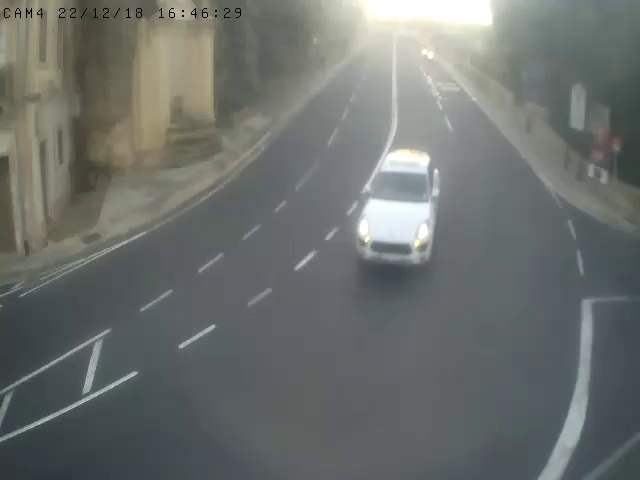
#> input picture dataset/cloudy2_0044.jpg, 640 x 480 px, given as the content of the folder dataset/cloudy2_0044.jpg, which was not available
$ python haar.py
#> lines starting #> are read from the running program, lines starting #| are printed output that depends on the picture; after the words box and inside, x2 and y2 are one past the last pixel; in counts of white or black regions, pixels touching at a corner belong together; pictures that were not available may be replaced by others from this repository, and a replacement may not be noted
import cv2
import numpy as np
import os

fps = 15
car_cascade = cv2.CascadeClassifier('Cascades/cas1.xml')

def cascasde(img):

    gray = cv2.cvtColor(img, cv2.COLOR_BGR2GRAY)
    cars = car_cascade.detectMultiScale(gray, 1.3, 5)

    for (x,y,w,h) in cars:
        cv2.rectangle(img,(x,y),(x+w,y+h),(255,0,0),2)
        roi_gray = gray[y:y+h, x:x+w]
        roi_color = img[y:y+h, x:x+w]

    return img

for name in os.listdir('dataset'):

    img_arr = []

    for frame in sorted(os.listdir(f'dataset/{name}')):

        files = f'{name}/{frame}'
        image = cv2.imread('dataset/' + files)
#> image is the input picture: shape (480, 640, 3); mean B, G, R 109.6, 112.3, 108

        frameH, frameW, _ = image.shape
#> frameH = 480; frameW = 640
        size = (frameW, frameH)
#> size = (640, 480)

        img_arr.append(cascasde(image))
#> in cascasde, `gray = cv2.cvtColor(img, cv2.COLOR_BGR2GRAY)`:
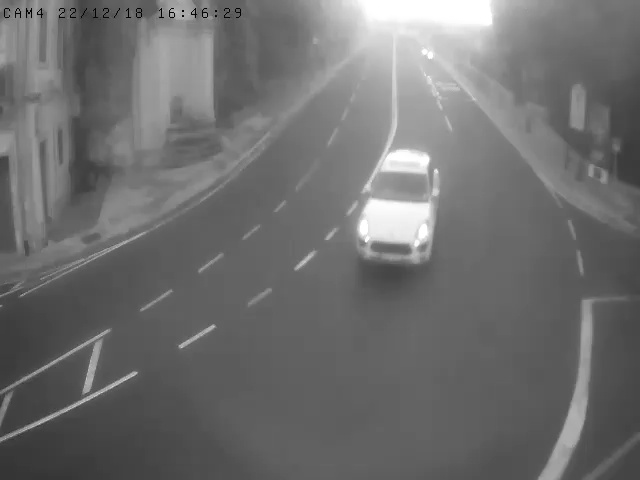
#> gray: shape (480, 640); min 1, max 255, mean 110.7
#> in cascasde, `cars = car_cascade.detectMultiScale(gray, 1.3, 5)`: cars = [[346, 198, 95, 95]]
#> the loop in cascasde, `for (x,y,w,h) in cars:` made 1 pass
#> pass 1, in cascasde, `roi_gray = gray[y:y+h, x:x+w]`:
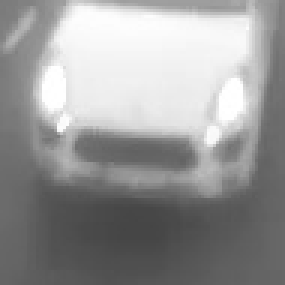
#> roi_gray: shape (95, 95) (shown 3 times larger); min 69, max 255, mean 151.9
#> pass 1, in cascasde, `roi_color = img[y:y+h, x:x+w]`:
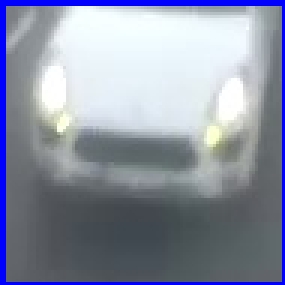
#> roi_color: shape (95, 95, 3) (shown 3 times larger); mean B, G, R 164.4, 145.6, 139.3
#> after the loop in cascasde, `for (x,y,w,h) in cars:`:
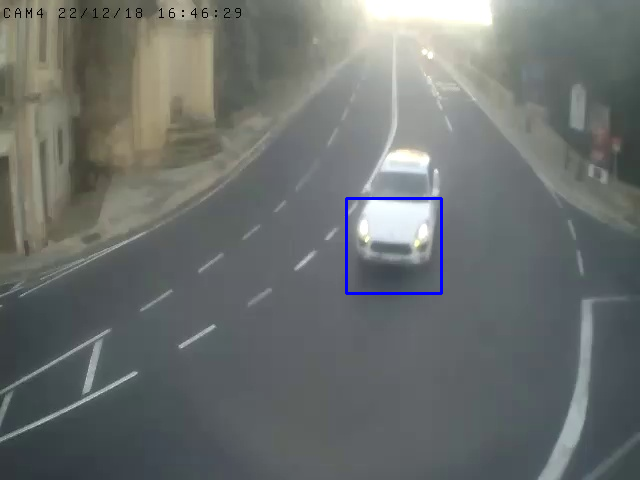
#> img: shape (480, 640, 3); 0.37% of pixels changed, all inside (x1, y1, x2, y2) = (345, 197, 443, 295)


    result = cv2.VideoWriter(name + '.mp4',cv2.VideoWriter_fourcc(*'DIVX'), 15, size)

    for i in range(len(img_arr)):

        result.write(img_arr[i])
#> this loop made 1 pass

    result.release()
